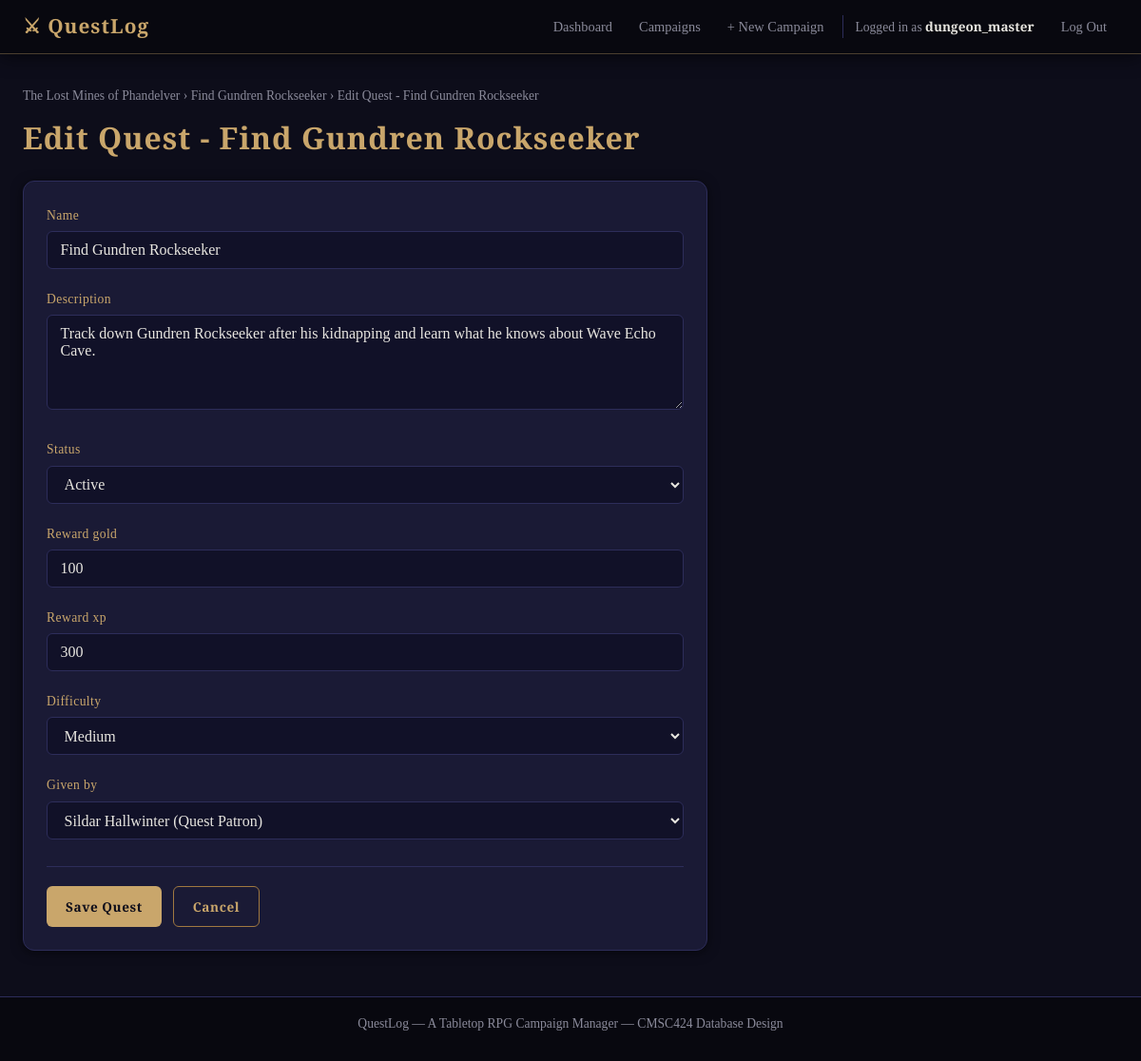
/quests/1/edit/ (signed in), run on the app's committed database.
### campaign_manager/models.py (models this page shows, shortened)
class Campaign(models.Model):
    STATUS_CHOICES = [
        ('active',    'Active'),
        ('completed', 'Completed'),
        ('on_hold',   'On Hold'),
    ]
    name        = models.CharField(max_length=200)
    description = models.TextField(blank=True)
    world_name  = models.CharField(
        max_length=200, blank=True,
        help_text="The name of the setting or fictional world (e.g. Faerûn, Barovia)"
    )
    created_at  = models.DateTimeField(auto_now_add=True)  # Set automatically on creation
    status      = models.CharField(max_length=20, choices=STATUS_CHOICES, default='active')
    dungeon_master = models.ForeignKey(
        User,
        on_delete=models.CASCADE,
        related_name='campaigns_as_dm',
    )
    class Meta:
        ordering = ['-created_at']  # Newest campaigns first

class Quest(models.Model):
    STATUS_CHOICES = [
        ('not_started', 'Not Started'),
        ('active', 'Active'),
        ('completed', 'Completed'),
        ('failed', 'Failed'),
    ]
    DIFFICULTY_CHOICES = [
        ('easy', 'Easy'),
        ('medium', 'Medium'),
        ('hard', 'Hard'),
        ('epic', 'Epic'),
    ]
    name = models.CharField(max_length=200)
    description = models.TextField(blank=True)
    status = models.CharField(max_length=20, choices=STATUS_CHOICES, default='not_started')
    reward_gold = models.IntegerField(default=0)
    reward_xp = models.IntegerField(default=0)
    difficulty = models.CharField(max_length=20, choices=DIFFICULTY_CHOICES, default='medium')
    campaign = models.ForeignKey(Campaign, on_delete=models.CASCADE, related_name='quests')
    given_by = models.ForeignKey(NPC, on_delete=models.CASCADE, related_name='quests_given')
    class Meta:
        ordering = ['campaign', 'name']

### campaign_manager/views.py (the view)
# urls.py: path('quests/<int:pk>/edit/', views.quest_edit, name='quest_edit'),
@login_required
def quest_edit(request, pk):
    quest = get_object_or_404(Quest.objects.select_related('campaign'), pk=pk)
    if quest.campaign.dungeon_master != request.user:
        messages.error(request, "Only the Dungeon Master can edit quests.")
        return redirect('quest_detail', pk=pk)
    if request.method == 'POST':
        form = QuestForm(request.POST, instance=quest, campaign=quest.campaign)
        if form.is_valid():
            form.save()
            messages.success(request, f'Quest "{quest.name}" has been updated.')
            return redirect('quest_detail', pk=pk)
    else:
        form = QuestForm(instance=quest, campaign=quest.campaign)
    return render(request, 'campaign_manager/quest_form.html', {
        'form': form,
        'campaign': quest.campaign,
        'quest': quest,
        'title': f'Edit Quest - {quest.name}',
    })

### campaign_manager/forms.py
class QuestForm(forms.ModelForm):
    class Meta:
        model = Quest
        fields = ['name', 'description', 'status', 'reward_gold', 'reward_xp', 'difficulty', 'given_by']
        widgets = {
            'description': forms.Textarea(attrs={'rows': 4}),
        }
    def __init__(self, *args, campaign=None, **kwargs):
        super().__init__(*args, **kwargs)
        if campaign is not None:
            self.fields['given_by'].queryset = NPC.objects.filter(campaign=campaign).order_by('name')

### campaign_manager/models.py (called while the page is built)
    def __str__(self):
        return f"{self.name} ({self.role})"

### campaign_manager/templates/campaign_manager/quest_form.html (shortened to what this page needs)
{% extends "campaign_manager/base.html" %}
{% block content %}
<div class="form-page">
  <nav class="breadcrumb">
    <a href="{% url 'campaign_detail' pk=campaign.pk %}">{{ campaign.name }}</a>
    {% if quest %}
      &rsaquo; <a href="{% url 'quest_detail' pk=quest.pk %}">{{ quest.name }}</a>
    {% endif %}
    &rsaquo; {{ title }}
  </nav>
  <h1>{{ title }}</h1>
  <div class="card form-card">
    <form method="post">
      {% for field in form %}
        <div class="form-group">
          <label for="{{ field.id_for_label }}">{{ field.label }}</label>
          {{ field }}
        </div>
      {% endfor %}
      <div class="form-actions">
        <button type="submit" class="btn btn-primary">Save Quest</button>
        {% if quest %}
          <a href="{% url 'quest_detail' pk=quest.pk %}" class="btn btn-secondary">Cancel</a>
        {% else %}
          <a href="{% url 'campaign_detail' pk=campaign.pk %}" class="btn btn-secondary">Cancel</a>
        {% endif %}
      </div>
    </form>
  </div>
</div>
{% endblock %}

### campaign_manager/templates/campaign_manager/base.html (shortened to what this page needs)
<!DOCTYPE html>
<html lang="en">
<head>
  {% load static %}
  <link rel="stylesheet" href="{% static 'campaign_manager/style.css' %}">
</head>
<body>
  <nav class="navbar">
    <div class="nav-container">
      <a href="{% url 'dashboard' %}" class="nav-brand">⚔ QuestLog</a>
      <ul class="nav-links">
        {% if user.is_authenticated %}
          <li><a href="{% url 'dashboard' %}" class="nav-link">Dashboard</a></li>
          <li><a href="{% url 'campaign_list' %}" class="nav-link">Campaigns</a></li>
          <li><a href="{% url 'campaign_create' %}" class="nav-link">+ New Campaign</a></li>
          <li class="nav-user">
            Logged in as <strong>{{ user.username }}</strong>
          </li>
          <li>
            <form method="post" action="{% url 'logout' %}" style="display:inline;">
              <button type="submit" class="nav-link nav-link-btn">Log Out</button>
            </form>
          </li>
        {% else %}
          <li><a href="{% url 'login' %}" class="nav-link">Log In</a></li>
          <li><a href="{% url 'register' %}" class="nav-link btn-primary-small">Register</a></li>
        {% endif %}
      </ul>
    </div>
  </nav>
  <main class="main-content">
    <div class="container">
      {% block content %}{% endblock %}
    </div>
  </main>
  <footer class="site-footer">
    <p>QuestLog &mdash; A Tabletop RPG Campaign Manager &mdash; CMSC424 Database Design</p>
  </footer>
</body>
</html>

### campaign_manager/static/campaign_manager/style.css (style rules this page uses)
:root { --bg-page: #0d0d1a; --bg-nav: #08080f; --bg-card: #1a1a35; --bg-input: #111128; --bg-hover: #22223f; --gold: #c9a66b; --gold-light: #e8c78a; --gold-dark: #a07840; --text: #e8e6e0; --text-muted: #8a8a9a; --border: #2d2d5a; --border-gold: rgba(201, 166, 107, 0.35); --green: #2d6a4f; --green-light: #52b788; --red: #9b2226; --red-light: #e63946; --amber: #7b5e00; --amber-light: #f4a261; --blue: #1d3557; --blue-light: #457b9d; --purple: #4a1d5c; --purple-light: #9d4edd; --radius: 6px; --radius-lg: 12px; --shadow: 0 2px 12px rgba(0, 0, 0, 0.5); --shadow-gold: 0 0 20px rgba(201, 166, 107, 0.15); }
*, *::before, *::after { box-sizing: border-box; margin: 0; padding: 0; }
html { font-size: 16px; scroll-behavior: smooth; }
body { background-color: var(--bg-page); color: var(--text); font-family: 'Crimson Text', Georgia, 'Times New Roman', serif; font-size: 1.05rem; line-height: 1.7; min-height: 100vh; display: flex; flex-direction: column; }
a { color: var(--gold); text-decoration: none; transition: color 0.2s; }
ul { list-style: none; }
h1, h2, h3, h4 { font-family: 'Cinzel', 'Palatino Linotype', serif; font-weight: 600; line-height: 1.3; color: var(--gold); letter-spacing: 0.03em; }
h1 { font-size: 2rem; margin-bottom: 0.5rem; }
p { margin-bottom: 0.75rem; }
strong { color: var(--text); font-weight: 600; }
.navbar { background-color: var(--bg-nav); border-bottom: 1px solid var(--border-gold); position: sticky; top: 0; z-index: 100; box-shadow: 0 2px 20px rgba(0,0,0,0.6); }
.nav-container { max-width: 1200px; margin: 0 auto; padding: 0 1.5rem; display: flex; align-items: center; justify-content: space-between; height: 56px; }
.nav-brand { font-family: 'Cinzel', serif; font-size: 1.3rem; font-weight: 700; color: var(--gold); letter-spacing: 0.05em; text-decoration: none; }
.nav-links { display: flex; align-items: center; gap: 0.25rem; }
.nav-link { color: var(--text-muted); padding: 0.35rem 0.75rem; border-radius: var(--radius); font-size: 0.9rem; transition: color 0.2s, background 0.2s; }
.nav-link-btn { background: none; border: none; cursor: pointer; font-family: inherit; font-size: 0.9rem; }
.nav-user { color: var(--text-muted); font-size: 0.85rem; padding: 0 0.75rem; border-left: 1px solid var(--border); margin-left: 0.25rem; }
.container { max-width: 1200px; margin: 0 auto; padding: 0 1.5rem; }
.main-content { flex: 1; padding: 2rem 0 3rem; }
.site-footer { background: var(--bg-nav); border-top: 1px solid var(--border); text-align: center; padding: 1rem; color: var(--text-muted); font-size: 0.85rem; }
.btn { display: inline-block; padding: 0.55rem 1.25rem; border-radius: var(--radius); font-family: 'Cinzel', serif; font-size: 0.85rem; font-weight: 600; letter-spacing: 0.04em; cursor: pointer; border: none; transition: background 0.2s, color 0.2s, box-shadow 0.2s; text-align: center; text-decoration: none; }
.btn-primary { background: var(--gold); color: #0d0d1a; }
.btn-secondary { background: transparent; color: var(--gold); border: 1px solid var(--gold-dark); }
.form-group { margin-bottom: 1.25rem; }
.form-group label { display: block; margin-bottom: 0.35rem; font-family: 'Cinzel', serif; font-size: 0.85rem; color: var(--gold); letter-spacing: 0.03em; }
.form-group input[type="text"], .form-group input[type="email"], .form-group input[type="password"], .form-group input[type="number"], .form-group input[type="date"], .form-group textarea, .form-group select, input[type="text"], input[type="email"], input[type="password"], input[type="number"], input[type="date"], textarea, select { width: 100%; background: var(--bg-input); color: var(--text); border: 1px solid var(--border); border-radius: var(--radius); padding: 0.6rem 0.85rem; font-family: 'Crimson Text', serif; font-size: 1rem; transition: border-color 0.2s, box-shadow 0.2s; }
textarea { resize: vertical; min-height: 100px; }
select option { background: var(--bg-card); color: var(--text); }
.form-actions { display: flex; gap: 0.75rem; margin-top: 1.75rem; padding-top: 1.25rem; border-top: 1px solid var(--border); }
.form-page { max-width: 720px; }
.form-card { margin-top: 1.5rem; }
.card { background: var(--bg-card); border: 1px solid var(--border); border-radius: var(--radius-lg); padding: 1.5rem; box-shadow: var(--shadow); }
.breadcrumb { font-size: 0.85rem; color: var(--text-muted); margin-bottom: 0.75rem; }
.breadcrumb a { color: var(--text-muted); }

### data on the page
Campaign: name "The Lost Mines of Phandelver"
Quest: name "Find Gundren Rockseeker", form "Find Gundren Rockseeker" "Track down Gundren Rockseeker after his kidnapping and learn what he knows about Wave Echo Cave." "Active" "100" "300" "Medium" "Sildar Hallwinter (Quest Patron)"

### other printed values
{{ user.username }} "dungeon_master"
{{ title }} "Edit Quest - Find Gundren Rockseeker"
{{ field.label }} "Name" "Description" "Status" "Reward gold" "Reward xp" "Difficulty" "Given by"
